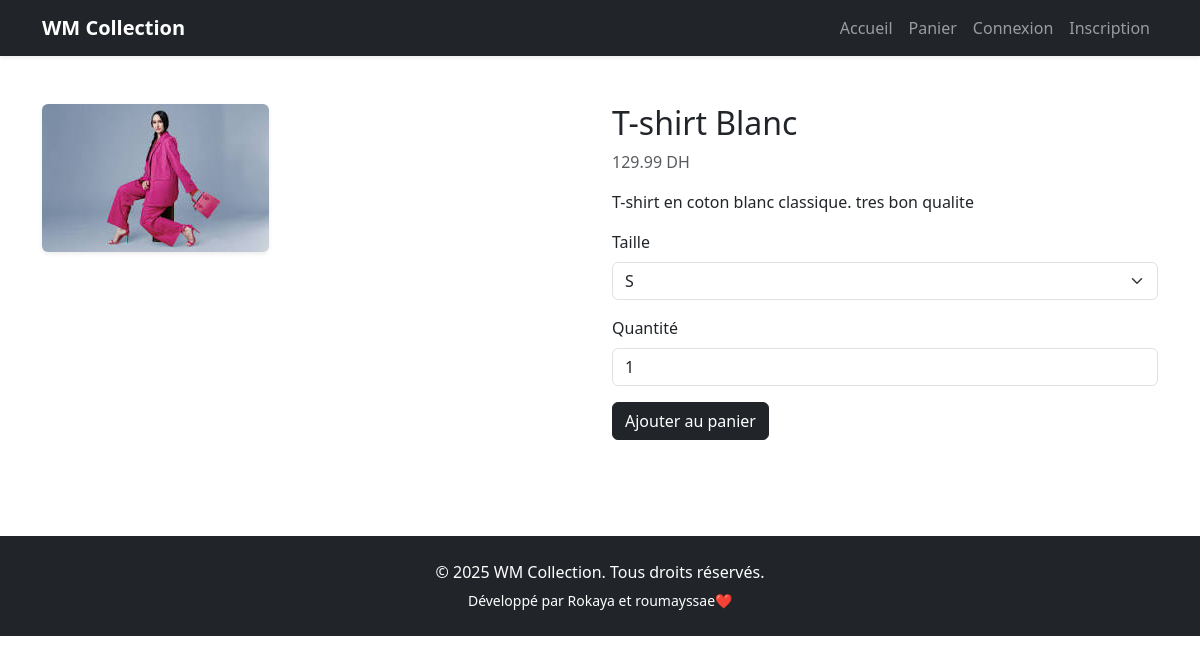
/produit.php?id=1, run on the app's committed database.
### tables this page shows
CREATE TABLE `produits` (
  `id` int(11) NOT NULL,
  `nom` varchar(100) NOT NULL,
  `description` text DEFAULT NULL,
  `prix` decimal(10,2) NOT NULL,
  `image` varchar(255) DEFAULT NULL,
  `date_ajout` timestamp NOT NULL DEFAULT current_timestamp(),
  `stock` int(11) DEFAULT 0
);

### produit.php (the view, shortened to what this page needs)
<?php
include("includes/config.php");
$id = intval($_GET['id']);
$stmt = mysqli_prepare($conn, "SELECT * FROM produits WHERE id = ?");
mysqli_stmt_bind_param($stmt, "i", $id);
mysqli_stmt_execute($stmt);
$result = mysqli_stmt_get_result($stmt);
$produit = mysqli_fetch_assoc($result);
$tailles = mysqli_query($conn, "
    SELECT t.id, t.nom FROM produit_taille pt
    JOIN tailles t ON pt.taille_id = t.id
    WHERE pt.produit_id = $id
");
?>
<!DOCTYPE html>
<html lang="fr">
<head>
    <link href="https://cdn.jsdelivr.net/npm/bootstrap@5.3.0/dist/css/bootstrap.min.css" rel="stylesheet">
    <link rel="stylesheet" href="css/style.css">
</head>
<body>
<?php include("includes/nav.php"); ?>
<div class="container py-5">
    <div class="row">
        <div class="col-md-6">
            <img src="images/<?= $produit['image'] ?>" class="img-fluid rounded shadow-sm" alt="<?= $produit['nom'] ?>">
        </div>
        <div class="col-md-6">
            <h2><?= $produit['nom'] ?></h2>
            <p class="text-muted"><?= number_format($produit['prix'], 2) ?> DH</p>
            <p><?= $produit['description'] ?></p>
            <form action="ajouter_panier.php" method="post">
                <div class="mb-3">
                    <label for="taille" class="form-label">Taille</label>
                    <select name="taille_id" id="taille" class="form-select" required>
                        <?php while ($taille = mysqli_fetch_assoc($tailles)) { ?>
                            <option value="<?= $taille['id'] ?>"><?= $taille['nom'] ?></option>
                        <?php } ?>
                    </select>
                </div>
                <div class="mb-3">
                    <label for="quantite" class="form-label">Quantité</label>
                    <input type="number" name="quantite" id="quantite" value="1" min="1" class="form-control" required>
                </div>
                <button type="submit" class="btn btn-dark">Ajouter au panier</button>
            </form>
        </div>
    </div>
</div>
<?php include("includes/footer.php"); ?>
</body>
</html>

### data on the page
produits: image (picture), nom "T-shirt Blanc", prix "129.99", description "T-shirt en coton blanc classique. tres bon qualite"

### other printed values
form field taille_id "S"
